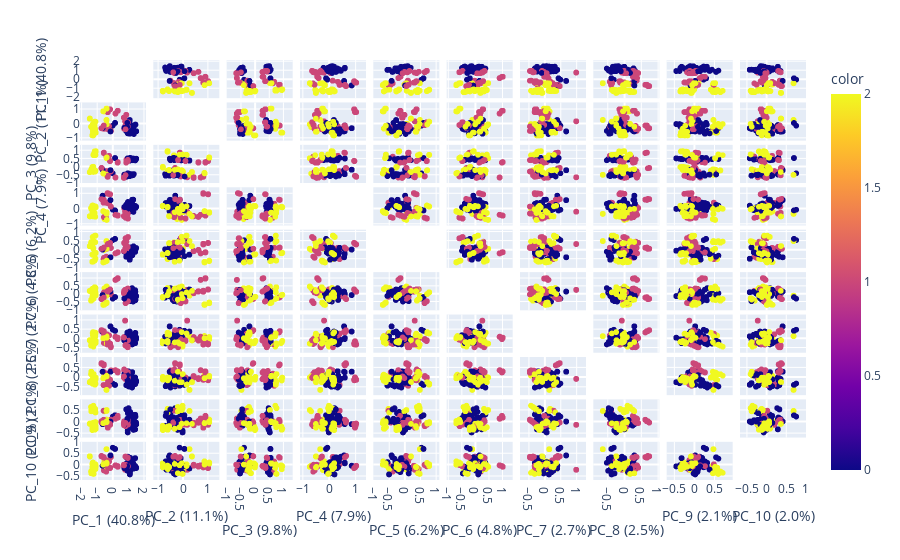

Notebook code cell kept with this figure:
### Code cell
labels = {str(i): f"PC_{i+1} ({var:.1f}%)" 
           for i, var in enumerate(pca.explained_variance_ratio_ * 100)}

fig = px.scatter_matrix(data_pca, labels=labels, dimensions=range(10), color=cancer_level)
fig.update_traces(diagonal_visible=False)
fig.show()

### Figure 1 — Plotly figure (JSON) as saved in the notebook; plotly's stock layout.template omitted (floating-point values rounded to 4 significant figures; data arrays with more than 128 entries replaced by an {"elided": "..."} marker saying what was removed)
{"data": [{"diagonal": {"visible": false}, "dimensions": [{"axis": {"matches": true}, "label": "PC_1 (40.8%)", "values": {"elided": "1000 float values"}}, {"axis": {"matches": true}, "label": "PC_2 (11.1%)", "values": {"elided": "1000 float values"}}, {"axis": {"matches": true}, "label": "PC_3 (9.8%)", "values": {"elided": "1000 float values"}}, {"axis": {"matches": true}, "label": "PC_4 (7.9%)", "values": {"elided": "1000 float values"}}, {"axis": {"matches": true}, "label": "PC_5 (6.2%)", "values": {"elided": "1000 float values"}}, {"axis": {"matches": true}, "label": "PC_6 (4.8%)", "values": {"elided": "1000 float values"}}, {"axis": {"matches": true}, "label": "PC_7 (2.7%)", "values": {"elided": "1000 float values"}}, {"axis": {"matches": true}, "label": "PC_8 (2.5%)", "values": {"elided": "1000 float values"}}, {"axis": {"matches": true}, "label": "PC_9 (2.1%)", "values": {"elided": "1000 float values"}}, {"axis": {"matches": true}, "label": "PC_10 (2.0%)", "values": {"elided": "1000 float values"}}], "hovertemplate": "%{xaxis.title.text}=%{x}<br>%{yaxis.title.text}=%{y}<br>color=%{marker.color}<extra></extra>", "legendgroup": "", "marker": {"color": {"elided": "1000 int values"}, "coloraxis": "coloraxis", "symbol": "circle"}, "name": "", "showlegend": false, "type": "splom"}], "layout": {"coloraxis": {"colorbar": {"title": {"text": "color"}}, "colorscale": [[0, "#0d0887"], [0.1111, "#46039f"], [0.2222, "#7201a8"], [0.3333, "#9c179e"], [0.4444, "#bd3786"], [0.5556, "#d8576b"], [0.6667, "#ed7953"], [0.7778, "#fb9f3a"], [0.8889, "#fdca26"], [1, "#f0f921"]]}, "dragmode": "select", "legend": {"tracegroupgap": 0}, "margin": {"t": 60}}}
